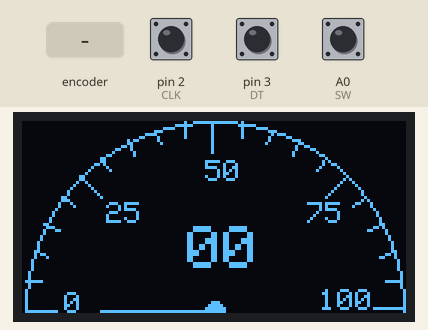
Simulated run of this sketch. Board: Arduino Uno, built with avr-gcc and run on an emulated ATmega328P. Shown: 128×64 one-colour display. The inputs (shaded band) are chosen by the test bench; at power-on: A0 (SW) HIGH, pin 2 (CLK) HIGH, pin 3 (DT) HIGH. The display library's start-up logo is not drawn; what the sketch prints to the serial monitor is not drawn.

Above: at 2.4 s.
2.5 s: rotary encoder on pin 2 (CLK) / pin 3 (DT) turned 3 steps (first pin leading)
At 3.5 s:
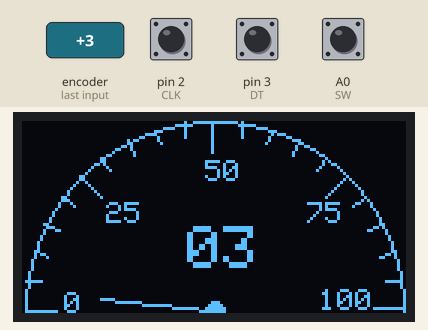
4.6 s: A0 (SW) pulled LOW for 0.15 s
Timing chart, 0 to 7.6 s (numbered marks = the images above; inputs shaded):
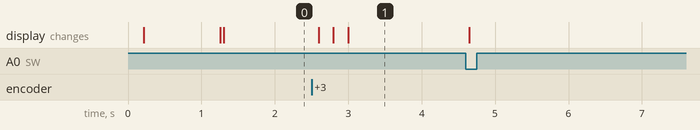

Measured:
- after the input at 2.5 s, the display: first changes after 0.10 s (image 1 shows a later state)

The sketch:

Rotary_Encoder_OLED_meter.ino
```cpp
#include <SPI.h>
#include <Wire.h>
#include <Adafruit_GFX.h>
#include <Adafruit_SSD1306.h>
#define SCREEN_WIDTH 128 // OLED display width, in pixels
#define SCREEN_HEIGHT 64 // OLED display height, in pixels

#define OLED_RESET     -1 // Reset pin # (or -1 if sharing Arduino reset pin)
#define SCREEN_ADDRESS 0x3C ///< See datasheet for Address; 0x3D for 128x64, 0x3C for 128x32
Adafruit_SSD1306 display(SCREEN_WIDTH, SCREEN_HEIGHT, &Wire, OLED_RESET);

#define CLK 2
#define DT 3
#define SW A0

int counter = 0;
int currentStateCLK;
int lastStateCLK, btnState;
String currentDir ="0";
unsigned long lastButtonPress = 0;
int X_CENTER = SCREEN_WIDTH / 2;
int Y_CENTER = SCREEN_HEIGHT -1;
int x1, Y1, x2, y2;
double angle;
float radius=Y_CENTER;
String number[8]={"0","0","100","75","50","25","0","0"};
int x=0;
int k=0;

void setup()
{
  pinMode(CLK,INPUT_PULLUP);
  pinMode(DT,INPUT_PULLUP);
  pinMode(SW, INPUT_PULLUP);
  Serial.begin(9600);
   if(!display.begin(SSD1306_SWITCHCAPVCC, SCREEN_ADDRESS)) {
    Serial.println(F("SSD1306 allocation failed"));
    for(;;); // Don't proceed, loop forever
  }
  lastStateCLK = digitalRead(CLK);
  Serial.print("Direction: ");
  Serial.print(currentDir);
  Serial.print(" | Counter: ");
  Serial.println(counter);
  display.display();
  delay(100);
display.clearDisplay();
display.display();
display.setTextColor(SSD1306_WHITE);

display.setTextSize(1);
  display.clearDisplay();
  display.setTextSize(2);
  display.setCursor(20,5);
  display.print("Teach Me");
  display.setCursor(10,25);
  display.print("Something");
  display.setCursor(23,45);
  display.print("Project");
  display.display();
  delay(1000);
  display.clearDisplay();
  draw();
  display.display();
}

void loop() {


  lastStateCLK = currentStateCLK;
  currentStateCLK = digitalRead(CLK);
  btnState = digitalRead(SW);

 if (currentStateCLK != lastStateCLK  && currentStateCLK == 1)
 {

     if (digitalRead(DT) != currentStateCLK)
     {
     k=1;
      currentDir ="CW";
      x++;
     }
    else
    {
    k=2;
      currentDir ="CCW";
      x--;
    }

    Serial.print("Direction: ");
    Serial.print(currentDir);
    Serial.print(" | Counter: ");
    Serial.println(x);

 //   if(counter<10)
     // display.print("0");
  //  display.print(counter);
  //  display.display();      // Show initial text

 return;
}

  else if(k==1 || k==2)
  {
    if (x<=0)
    x=0;
    if (x>=100)
    x=100;
    k=0;
    Serial.println(x);
    display.setTextSize(1);
    display.clearDisplay();
    draw();
    display.setTextSize(2);
    display.setCursor(55,35);
    if(x<10)
    display.print("0");
    display.print(x);
   int  j  = map(x, 0, 100, 270, 89);

    angle = j;
    angle = angle * 0.0174533;

    x1 = X_CENTER-1 ;
    Y1 = Y_CENTER ;
    if(x>=100)
    Y1 = Y_CENTER -1;
    x2 = X_CENTER + (sin(angle) * (radius-25));
    y2 = Y_CENTER + (cos(angle) * (radius-25));
    display.drawLine(x1,Y1,x2,y2,SSD1306_WHITE);
   display.fillCircle(X_CENTER, Y_CENTER, 3 ,SSD1306_WHITE);
   display.display();
  }

  lastStateCLK = currentStateCLK;

  if (btnState == LOW)
  {
    if (millis() - lastButtonPress > 50)
    Serial.println("Button pressed!");
    lastButtonPress = millis();
    x=0;
    k=1;
  }

  delay(1);
}


void draw()
{
  display.drawCircle(X_CENTER, Y_CENTER, radius ,SSD1306_WHITE);

    for(int j=2; j<=6; j++)
   {
    angle = j*45;
    angle = angle * 0.0174533;

    x1 = X_CENTER + (sin(angle) * radius);
    Y1 = Y_CENTER + (cos(angle) * radius);
    x2 = X_CENTER + (sin(angle) * (radius-10));
    y2 = Y_CENTER + (cos(angle) * (radius-10));
    display.drawLine(x1,Y1,x2,y2,SSD1306_WHITE);
    x2 = X_CENTER + (sin(angle) * (radius - 15));
    y2 = Y_CENTER + (cos(angle) * (radius - 15));
    if(j==6)
    display.setCursor(x2-2,y2-6);
    else if(j==2)
    display.setCursor(x2-13,y2-6);
    else
    display.setCursor(x2-2,y2-2);
    display.print(number[j]);


  }
   display.fillCircle(X_CENTER, Y_CENTER, 3 ,SSD1306_WHITE);

      for(int j=10; j<=30; j++)
   {
    angle = j*9;
    angle = angle * 0.0174533;

    x1 = X_CENTER + (sin(angle) * radius);
    Y1 = Y_CENTER + (cos(angle) * radius);
    x2 = X_CENTER + (sin(angle) * (radius-5));
    y2 = Y_CENTER + (cos(angle) * (radius-5));
    display.drawLine(x1,Y1,x2,y2,SSD1306_WHITE);


  }
}
```
